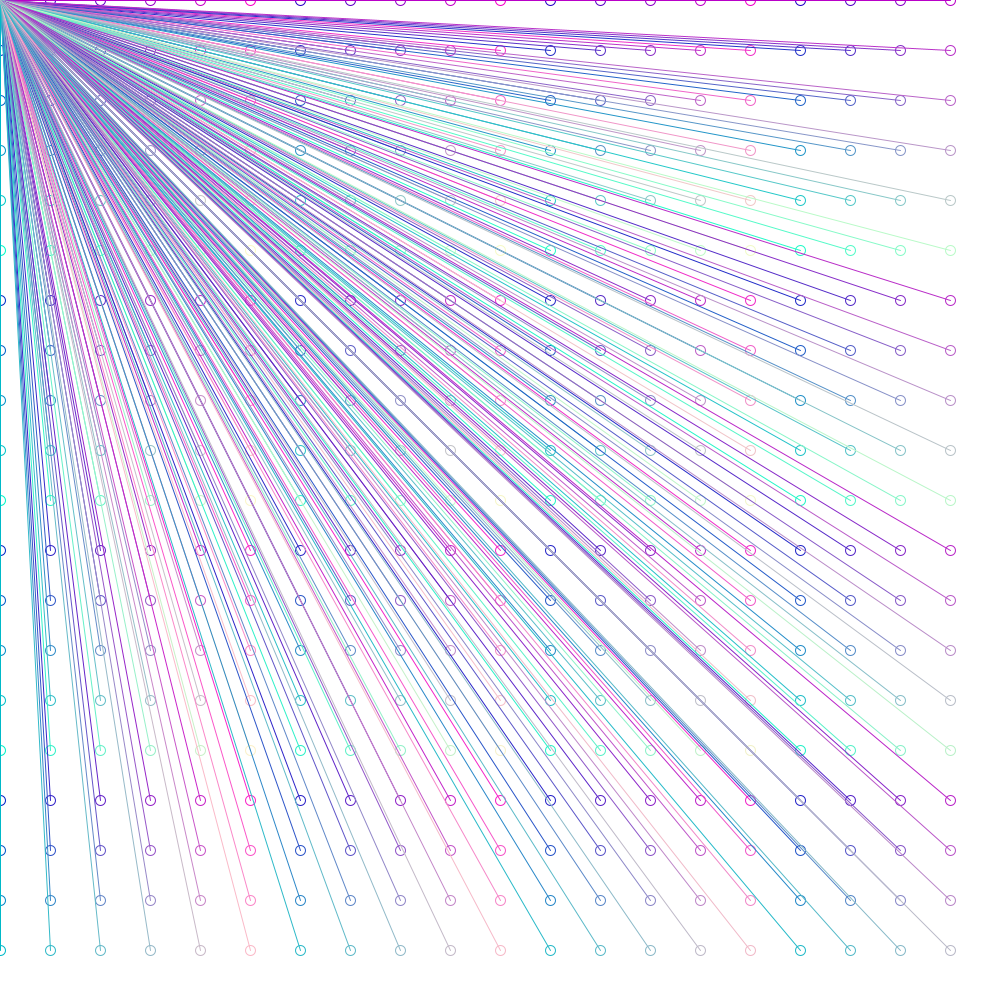
Frame 1 (no input)
Frame 60 (the mouse pressed at the canvas centre just before this capture): identical to frame 1, image omitted
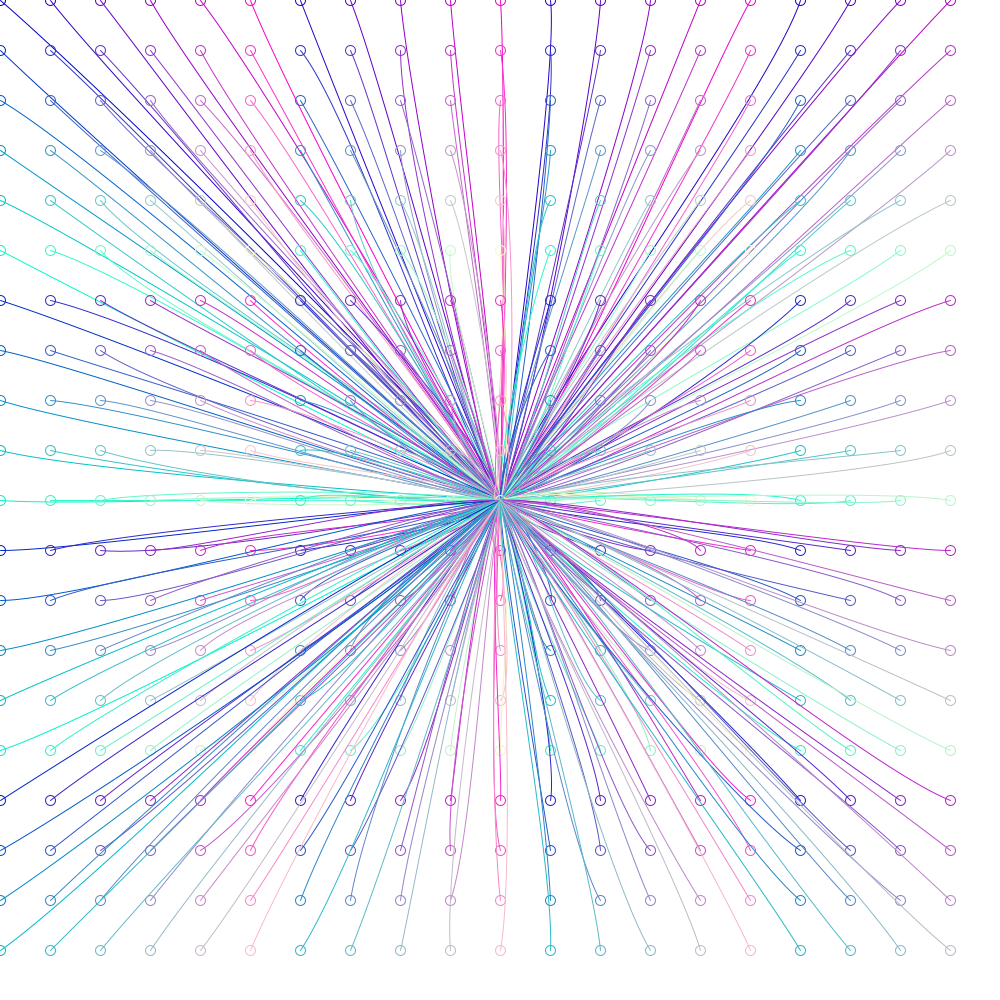
Frame 120 (the mouse held since frame 60 and released just before this capture)

The Processing sketch that drew these frames (run headless with seeded random() and noise(); from frame 60 on, the mouse is pressed at the canvas centre):

// Processing sketch: Practice_4_9
// ── Practice_4_9.pde
void setup(){
 size(1000,1000);
 noFill();
}
void draw(){
  background(255);
  for(int y=0;y<1000;y+=50){
    for(int x=0;x<1000;x+=50){
      stroke(x%255,y%255,200);
      ellipse(x,y,10,10);
      if (mousePressed){
        curve(random(x-100,x+100),random(y-100,y+100),x,y,mouseX,mouseY,random(mouseX-100,mouseX+100),random(mouseY-100,mouseY+100));}
        else {
          line(x,y,mouseX,mouseY);
    }
  }
}
}
